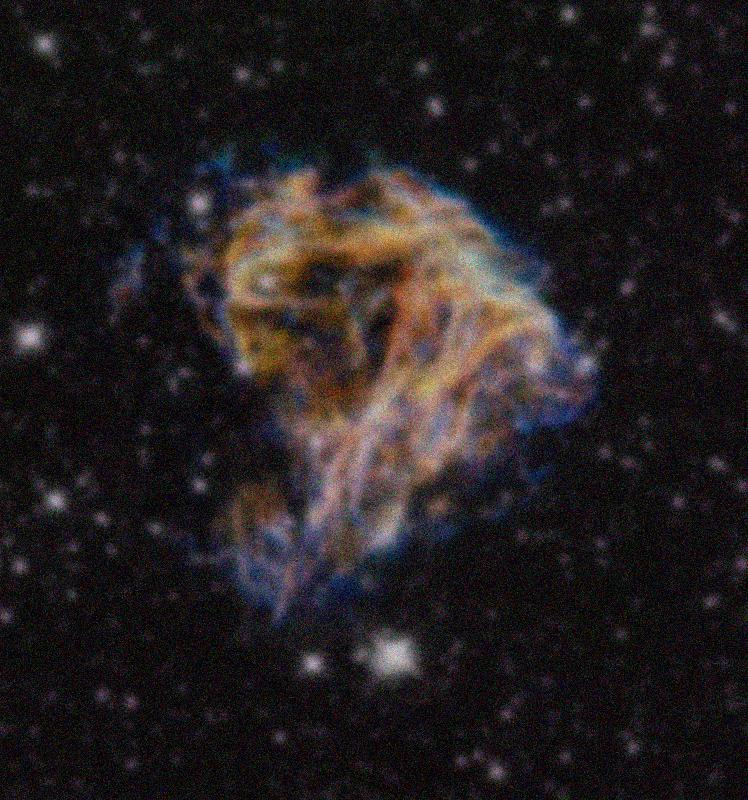
//> input picture homework 4/spaceImg.jpg, 748 x 800 px
$ ./main spaceImg.jpg   (built with g++ and OpenCV 4)
//> lines starting //> are read from the running program, lines starting //| are printed output that depends on the picture; after the words box and inside, x2 and y2 are one past the last pixel; in counts of white or black regions, pixels touching at a corner belong together
### homework 4/Dip4.h
//============================================================================
// Name        : Dip4.h
// Author      : Ronny Haensch
// Version     : 2.0
// Copyright   : -
// Description : header file for fourth DIP assignment
//============================================================================

#include <iostream>

#include <opencv2/opencv.hpp>

using namespace std;
using namespace cv;

class Dip4{

   public:
      // constructor
      Dip4(void){};
      // destructor
      ~Dip4(void){};

      // processing routines
      // start image restoration
      Mat run(Mat& in, string restorationType, Mat& kernel, double snr=pow(10,5));
      // testing routine
      void test(void);
      // function headers of given functions
      Mat degradeImage(Mat& img, Mat& degradedImg, double filterDev, double snr);
      void showImage(const char* win, Mat img, bool cut=true);

   private:
      // function headers of functions to be implemented
      // --> edit ONLY these functions!
      Mat inverseFilter(Mat& degraded, Mat& filter);
      Mat wienerFilter(Mat& degraded, Mat& filter, double snr);

      // function headers of functions implemented in previous exercises
      // --> re-use your (corrected) code
      Mat circShift(Mat& in, int dx, int dy);

      // testing routines
      void test_circShift(void);
};

### homework 4/Dip4.cpp
//============================================================================
// Name        : Dip4.cpp
// Author      : Ronny Haensch
// Version     : 2.0
// Copyright   : -
// Description :
//============================================================================

#include "Dip4.h"

// Performes a circular shift in (dx,dy) direction
/*
in       :  input matrix
dx       :  shift in x-direction
dy       :  shift in y-direction
return   :  circular shifted matrix
*/
Mat Dip4::circShift(Mat& in, int dx, int dy){

   // sanitze input

   dx = dx % in.cols;
   dy = dy % in.rows;

   Mat out = Mat::zeros(in.rows, in.cols, CV_32FC1);

   for (int x = 0; x < out.rows; x++) for (int y = 0; y < out.cols; y++) {

      int newX = (x + dx) % out.cols;
      int newY = (y + dy) % out.rows;

      newX = newX < 0 ? out.cols + newX : newX;
      newY = newY < 0 ? out.rows + newY : newY;
      out.at<float>(newX, newY) = in.at<float>(x, y);

   };

   return out;

}

// Function applies inverse filter to restorate a degraded image
/*
degraded :  degraded input image
filter   :  filter which caused degradation
return   :  restorated output image
*/
Mat Dip4::inverseFilter(Mat& degraded, Mat& filter){

  // be sure not to touch them
  degraded = degraded.clone();
  filter = filter.clone();

  Mat tempA = Mat::zeros(degraded.size(), CV_32FC1);

  Mat degradedFreq = degraded.clone();
  Mat filterFreq = Mat::zeros(degraded.size(), CV_32F);

  // add Border
  for (int x = 0; x < filter.rows; x++) for (int y = 0; y < filter.cols; y++) {
    filterFreq.at<float>(x, y) = filter.at<float>(x, y);
  }

  filterFreq = circShift(filterFreq, -1, -1);

  // transform to complex
  Mat planes[] = {degradedFreq, Mat::zeros(degraded.size(), CV_32F)};
  Mat planesFilter[] = {filterFreq, Mat::zeros(filterFreq.size(), CV_32F)};

  merge(planes, 2, degradedFreq);
  merge(planesFilter, 2, filterFreq);

  // convert to frequency spectrum
  dft(degradedFreq, degradedFreq, DFT_COMPLEX_OUTPUT); // degradedFreq == S
  dft(filterFreq, filterFreq, DFT_COMPLEX_OUTPUT); // filterFreq == P

  // create Q

  split(filterFreq, planes);

  Mat Re = planes[0];
  Mat Im = planes[1];

  // calculate Threshold
  double thresholdFactor = 0.05, threshold;
  double max = 0;

  // find maximum
  for (int x = 0; x < filterFreq.rows; x++) for (int y = 0; y < filterFreq.cols; y++) {
    float resq = Re.at<float>(x, y) * Re.at<float>(x, y);
    float imsq = Im.at<float>(x, y) * Im.at<float>(x, y);

    float absreim = sqrt(resq + imsq);
    if (absreim > max) {
      max = absreim;
    }
  }

  threshold = thresholdFactor * max;

  for (int x = 0; x < filterFreq.rows; x++) for (int y = 0; y < filterFreq.cols; y++) {

    float resq = Re.at<float>(x, y) * Re.at<float>(x, y);
    float imsq = Im.at<float>(x, y) * Im.at<float>(x, y);

    float absreim = sqrt(resq + imsq);

    if (absreim >= threshold) {

      Re.at<float>(x, y) = Re.at<float>(x, y) / (resq + imsq);
      Im.at<float>(x, y) = Im.at<float>(x, y) / (resq + imsq);

    } else {
      Re.at<float>(x, y) = 0;
      Im.at<float>(x, y) = 0;
    }

  }

  Mat Q = Mat::zeros(filterFreq.size(), CV_32F);

  merge(planes, 2, Q);

  Mat original;

  mulSpectrums(degradedFreq, Q, original, 1);
  dft(original, original, DFT_INVERSE + DFT_SCALE);
  split(original, planes);

  original = planes[0];
  normalize(original, original, 0, 255, CV_MINMAX);
  original.convertTo(original, CV_8UC1);

  return original;
}

// Function applies wiener filter to restorate a degraded image
/*
degraded :  degraded input image
filter   :  filter which caused degradation
snr      :  signal to noise ratio of the input image
return   :   restorated output image
*/
Mat Dip4::wienerFilter(Mat& degraded, Mat& filter, double snr){

  // be sure not to touch them
  degraded = degraded.clone();
  filter = filter.clone();

  // Q_k = conjugate_transpose(P_k) / | P_k | ^2  + 1/SNR^2

  Mat filterFreq = Mat(filter.size(), CV_32F);


  Mat planesFilter[] = {filterFreq, Mat::zeros(filterFreq.size(), CV_32F)};

  merge(planesFilter, 2, filterFreq);

  dft(filterFreq, filterFreq, DFT_COMPLEX_OUTPUT); // filterFreq == P


  // create Q

  split(filterFreq, planesFilter);

  Mat Re = planesFilter[0];
  Mat Im = planesFilter[1];

  Mat QRe = Re.clone();
  Mat QIm = Im.clone();

  for (int x = 0; x < filterFreq.rows; x++) for (int y = 0; y < filterFreq.cols; y++) {

    // A*_ij = Ã_ji
    float reConjugateTranspose = Re.at<float>(y, x);
    float imConjugateTranspose = -Im.at<float>(y, x);

    float resq = Re.at<float>(x, y) * Re.at<float>(x, y);
    float imsq = Im.at<float>(x, y) * Im.at<float>(x, y);
    float absreim = sqrt(resq + imsq);

    QRe.at<float>(x, y) = reConjugateTranspose / (absreim * absreim + 1/(snr * snr));
    QIm.at<float>(x, y) = imConjugateTranspose / (absreim * absreim + 1/(snr * snr));

  }

  Mat Q = Mat::zeros(filterFreq.size(), CV_32F);

  Mat qplanes[] = {QRe, QIm};

  merge(qplanes, 2, Q);

  Mat original;

  dft(Q, Q, DFT_INVERSE + DFT_SCALE);
  split(Q, planes);
  filter2D(degraded, original, -1, planes[0]);
  normalize(original, original, 0, 255, CV_MINMAX);
  original.convertTo(original, CV_8UC1);

  return original;

}

/* *****************************
  GIVEN FUNCTIONS
***************************** */

// function calls processing function
/*
in                   :  input image
restorationType     :  integer defining which restoration function is used
kernel               :  kernel used during restoration
snr                  :  signal-to-noise ratio (only used by wieder filter)
return               :  restorated image
*/
Mat Dip4::run(Mat& in, string restorationType, Mat& kernel, double snr){

   if (restorationType.compare("wiener")==0){
      return wienerFilter(in, kernel, snr);
   }else{
      return inverseFilter(in, kernel);
   }

}

// Function degrades a given image with gaussian blur and additive gaussian noise
/*
img         :  input image
degradedImg :  degraded output image
filterDev   :  standard deviation of kernel for gaussian blur
snr         :  signal to noise ratio for additive gaussian noise
return      :  the used gaussian kernel
*/
Mat Dip4::degradeImage(Mat& img, Mat& degradedImg, double filterDev, double snr){

    int kSize = round(filterDev*3)*2 - 1;

    Mat gaussKernel = getGaussianKernel(kSize, filterDev, CV_32FC1);
    gaussKernel = gaussKernel * gaussKernel.t();
    filter2D(img, degradedImg, -1, gaussKernel);

    Mat mean, stddev;
    meanStdDev(img, mean, stddev);

    Mat noise = Mat::zeros(img.rows, img.cols, CV_32FC1);
    randn(noise, 0, stddev.at<double>(0)/snr);
    degradedImg = degradedImg + noise;
    threshold(degradedImg, degradedImg, 255, 255, CV_THRESH_TRUNC);
    threshold(degradedImg, degradedImg, 0, 0, CV_THRESH_TOZERO);

    return gaussKernel;
}

// Function displays image (after proper normalization)
/*
win   :  Window name
img   :  Image that shall be displayed
cut   :  whether to cut or scale values outside of [0,255] range
*/
void Dip4::showImage(const char* win, Mat img, bool cut){

   Mat tmp = img.clone();

   if (tmp.channels() == 1){
      if (cut){
         threshold(tmp, tmp, 255, 255, CV_THRESH_TRUNC);
         threshold(tmp, tmp, 0, 0, CV_THRESH_TOZERO);
      }else
         normalize(tmp, tmp, 0, 255, CV_MINMAX);

      tmp.convertTo(tmp, CV_8UC1);
   }else{
      tmp.convertTo(tmp, CV_8UC3);
   }
   imshow(win, tmp);
}

// function calls some basic testing routines to test individual functions for correctness
void Dip4::test(void){

   test_circShift();
   cout << "Press enter to continue"  << endl;
   cin.get();

}

void Dip4::test_circShift(void){

   Mat in = Mat::zeros(3,3,CV_32FC1);
   in.at<float>(0,0) = 1;
   in.at<float>(0,1) = 2;
   in.at<float>(1,0) = 3;
   in.at<float>(1,1) = 4;
   Mat ref = Mat::zeros(3,3,CV_32FC1);
   ref.at<float>(0,0) = 4;
   ref.at<float>(0,2) = 3;
   ref.at<float>(2,0) = 2;
   ref.at<float>(2,2) = 1;

   if (sum((circShift(in, -1, -1) == ref)).val[0]/255 != 9){
      cout << "ERROR: Dip4::circShift(): Result of circshift seems to be wrong!" << endl;
      return;
   }
   cout << "Message: Dip4::circShift() seems to be correct" << endl;
}

### homework 4/main.cpp
//============================================================================
// Name        : main.cpp
// Author      : Ronny Haensch
// Version     : 2.0
// Copyright   : -
// Description : only calls processing and test routines
//============================================================================

#include <iostream>

#include "Dip4.h"

using namespace std;

// usage: path to image in argv[1]
// main function. loads image, calls test and processing routines, records processing times
int main(int argc, char** argv) {

   // check if enough arguments are defined
   if (argc < 2){
      cout << "Usage:\n\tdip4 path_to_original"  << endl;
      cout << "Press enter to exit"  << endl;
      cin.get();
      return -1;
   }

   // construct processing object
   Dip4 dip4;

   // run some test routines
   // NOTE: comment that out for processing only!
   dip4.test();

	// some windows for displaying imagesvoid degradeImage(Mat imgIn32F, Mat degradedImg, double filterDev, double snr)
    const char* win_1 = "Original Image";
    const char* win_2 = "Degraded Image";
    const char* win_3 = "Restored Image: Inverse filter";
    const char* win_4 = "Restored Image: Wiener filter";
    namedWindow( win_1 );
    namedWindow( win_2 );
    namedWindow( win_3 );
    namedWindow( win_4 );

    // load image, path in argv[1]
    cout << "load image" << endl;
    Mat img = imread(argv[1], 0);
//> img: 800 rows x 748 cols, CV_8UC1; min 0, max 219, mean 33.4
    if (!img.data){
      cout << "ERROR: original image not specified"  << endl;
      cout << "Press enter to exit"  << endl;
      cin.get();
    }
    // convert U8 to 32F
    img.convertTo(img, CV_32FC1);
//> img: 800 rows x 748 cols, CV_32FC1
    cout << " > done" << endl;

    // show and safe gray-scale version of original image
    dip4.showImage( win_1, img);
    imwrite( "original.png", img );

    // degrade image
    cout << "degrade image" << endl;
    double filterDev = 9;
    double snr = 10;//10000;
    Mat degradedImg;
    Mat gaussKernel = dip4.degradeImage(img, degradedImg, filterDev, snr);
//> in degradeImage, `filter2D(img, degradedImg, -1, gaussKernel);`:
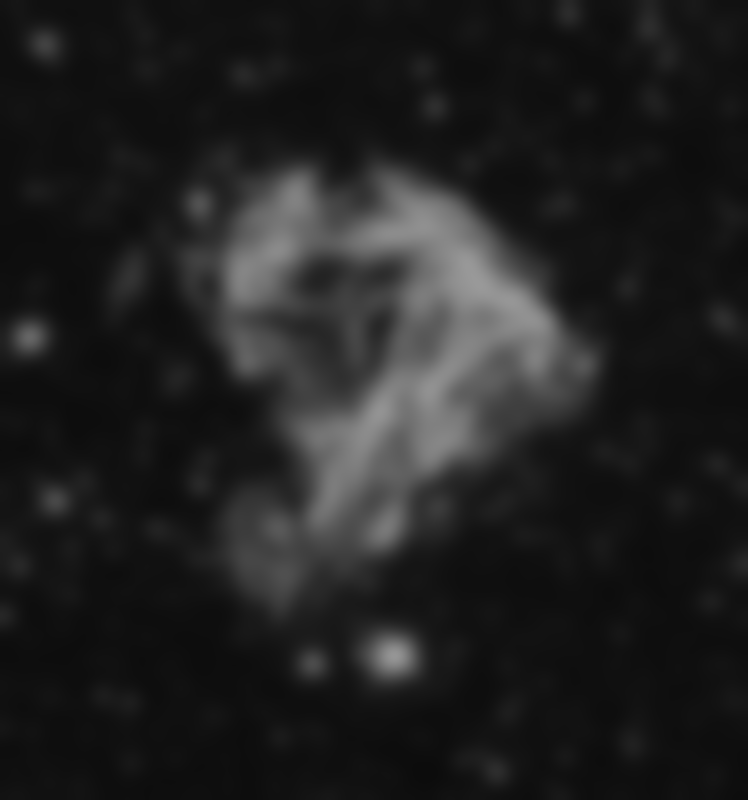
//> degradedImg: 800 rows x 748 cols, CV_32FC1; min 12.14, max 153.6, mean 33.4
//> in degradeImage, `meanStdDev(img, mean, stddev);`: mean = [33.41]; stddev = [34.6]
//> in degradeImage, `degradedImg = degradedImg + noise;`:
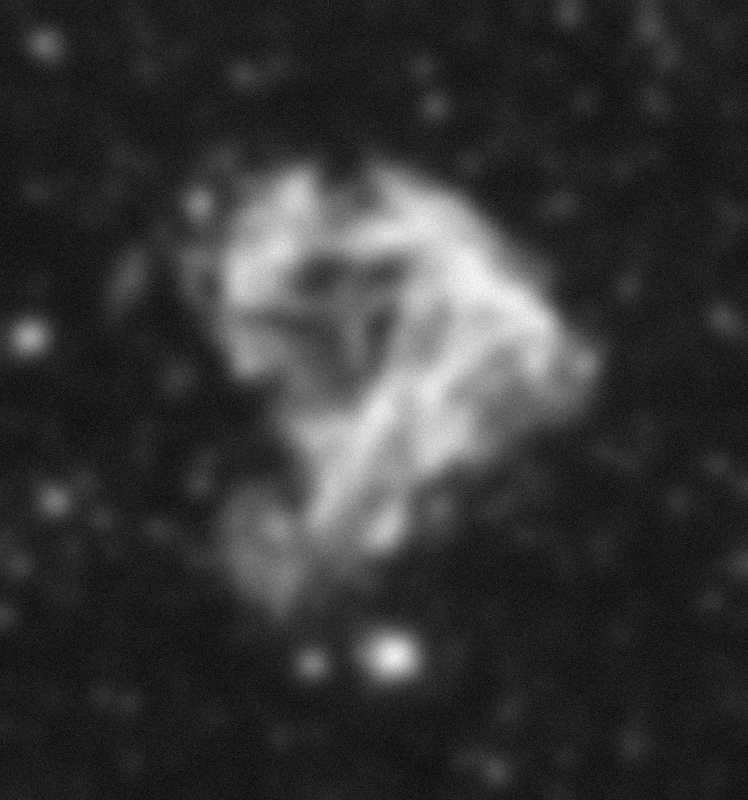
//> degradedImg: 800 rows x 748 cols, CV_32FC1; min -1.62, max 163.2, mean 33.4; drawn with min black and max white
//> in degradeImage, `threshold(degradedImg, degradedImg, 0, 0, CV_THRESH_TOZERO);`: degradedImg: 800 rows x 748 cols, CV_32FC1; 2 pixels changed, all inside (x1, y1, x2, y2) = (57, 34, 359, 631)
    cout << " > done" << endl;

    // show and safe degraded image
    dip4.showImage( win_2, degradedImg);
    imwrite( "degraded.png", degradedImg );

    // inverse filter
    cout << "inverse filter" << endl;
    Mat restoredImgInverseFilter = dip4.run(degradedImg, "inverse", gaussKernel);
//> after the loop in inverseFilter, `for (int x = 0; x < filter.rows; x++) for (int y = 0; y < filter.cols;..`:
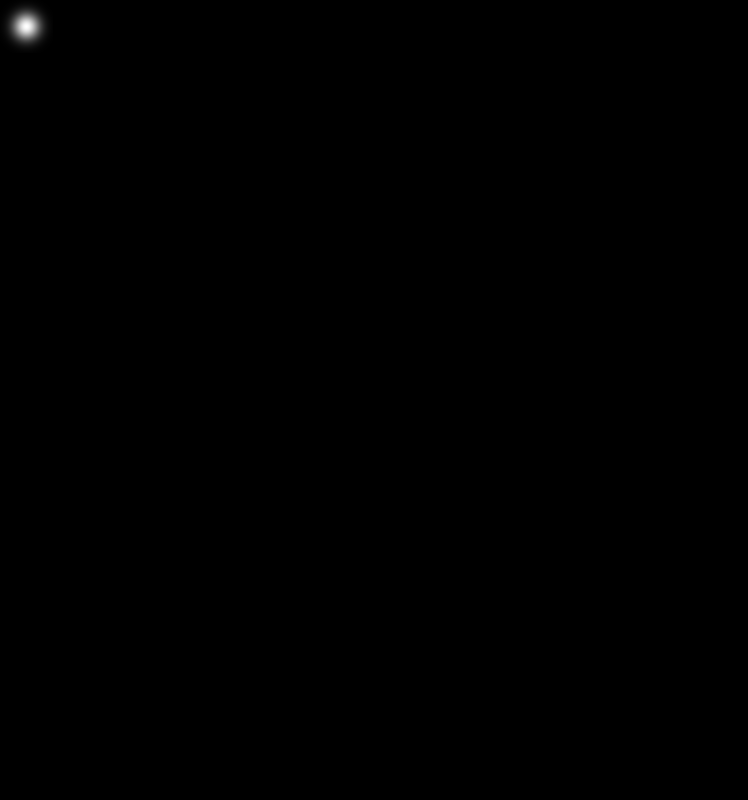
//> filterFreq: 800 rows x 748 cols, CV_32FC1; min 0, max 0.00198, mean 1.67e-06; drawn with min black and max white
//> in inverseFilter, `Mat planes[] = {degradedFreq, Mat::zeros(degraded.size(), CV_32F)};`: planes[1]: 800 rows x 748 cols, CV_32FC1; every value is 0
//> after the loop in inverseFilter, `for (int x = 0; x < filterFreq.rows; x++) for (int y = 0; y < filterFr..`: max = 0.000684
//> in inverseFilter, `threshold = thresholdFactor * max;`: threshold = 3.42e-05
//> after the loop in inverseFilter, `for (int x = 0; x < filterFreq.rows; x++) for (int y = 0; y < filterFr..`:
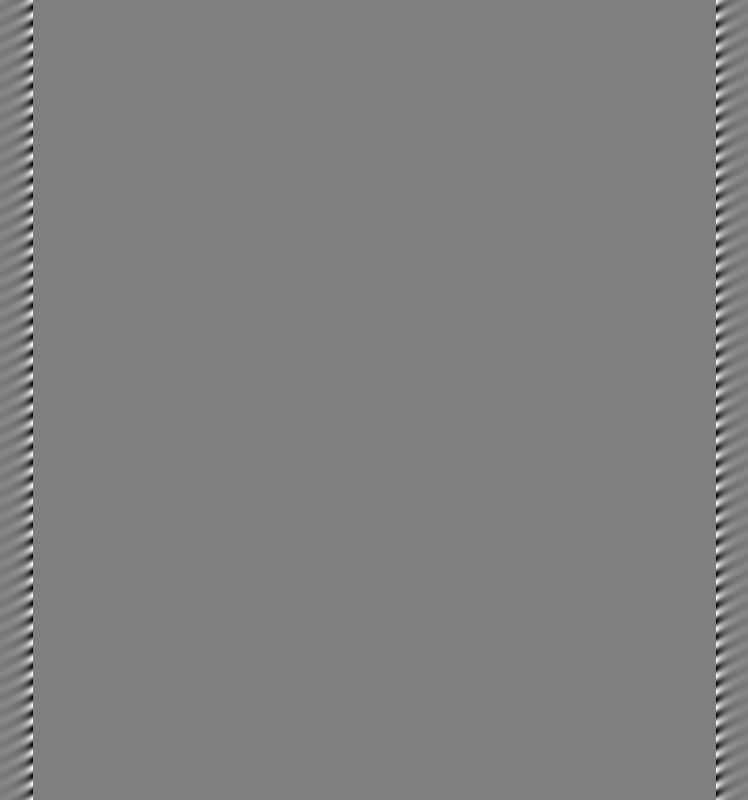
//> Re: 800 rows x 748 cols, CV_32FC1; min -27814.9, max 27815, mean 0; drawn with min black and max white
//> after the loop in inverseFilter, `for (int x = 0; x < filterFreq.rows; x++) for (int y = 0; y < filterFr..`:
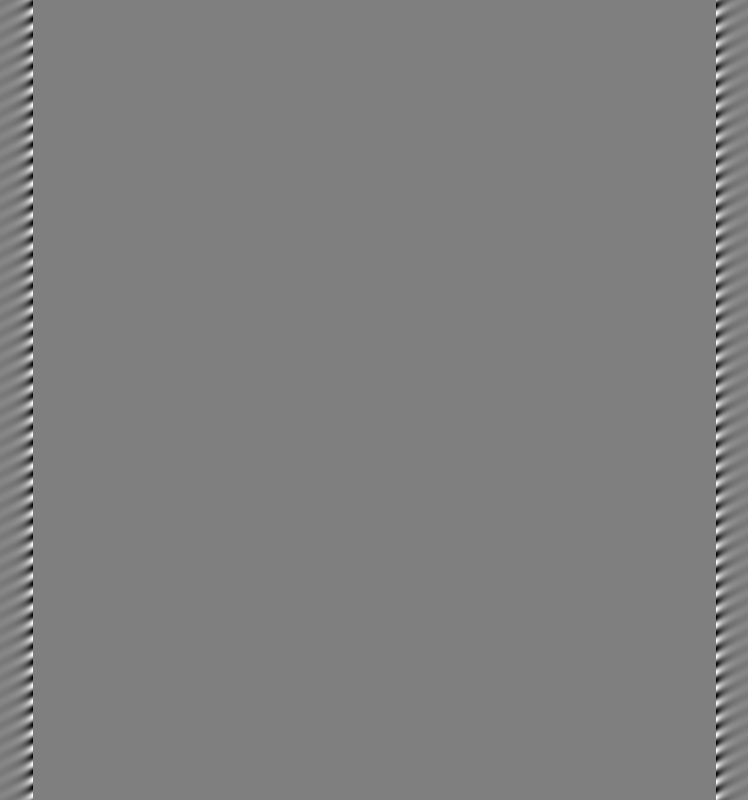
//> planes[1]: 800 rows x 748 cols, CV_32FC1; min -27814.9, max 27814.9, mean 0; drawn with min black and max white
//> in inverseFilter, `split(original, planes);`:
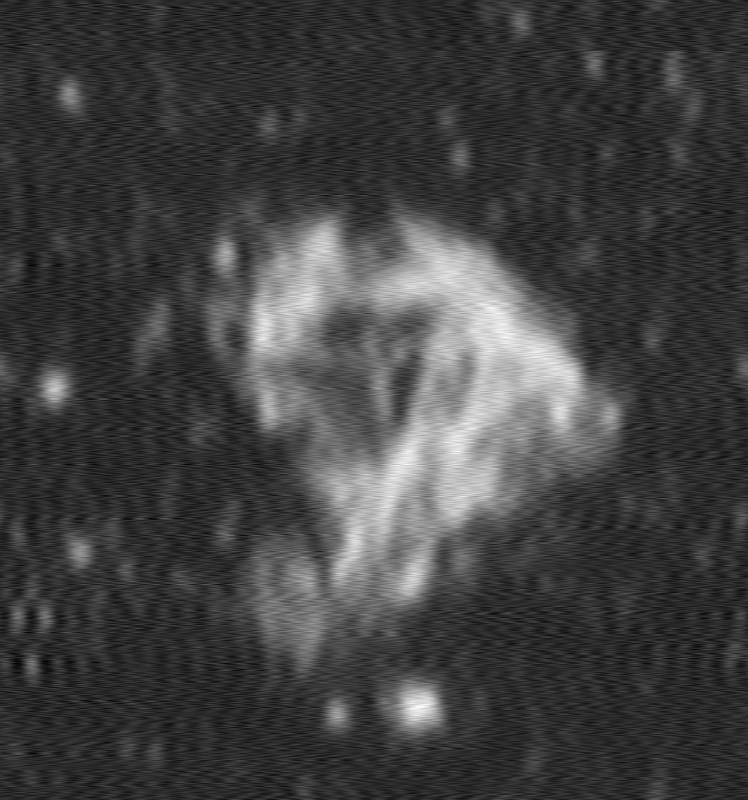
//> planes[0]: 800 rows x 748 cols, CV_32FC1; min -24038.4, max 259471.1, mean 48831.6; drawn with min black and max white
//> in inverseFilter, `split(original, planes);`:
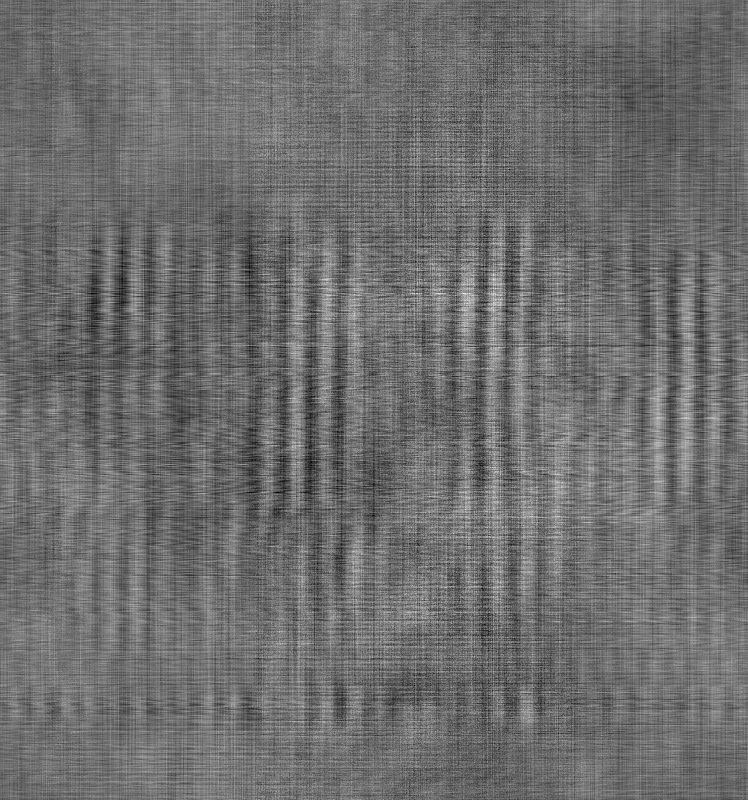
//> planes[1]: 800 rows x 748 cols, CV_32FC1; min -0.0412, max 0.0543, mean 3.03e-11; drawn with min black and max white
    cout << " > done" << endl;
    // show and safe restored image
    dip4.showImage( win_3, restoredImgInverseFilter);
    imwrite( "restored_inverse.png", restoredImgInverseFilter );

    // wiener filter
    cout << "wiener filter" << endl;
    Mat restoredImgWienerFilter = dip4.run(degradedImg, "wiener", gaussKernel, snr);
//> after the loop in wienerFilter, `for (int x = 0; x < filterFreq.rows; x++) for (int y = 0; y < filterFr..`: QRe: 53 rows x 53 cols, CV_32FC1; every value is 0
//> after the loop in wienerFilter, `for (int x = 0; x < filterFreq.rows; x++) for (int y = 0; y < filterFr..`: QIm: 53 rows x 53 cols, CV_32FC1; every value is 0
//> (the run ends here: the program needs code that is not available in this run, at `split(Q, planes);`)
